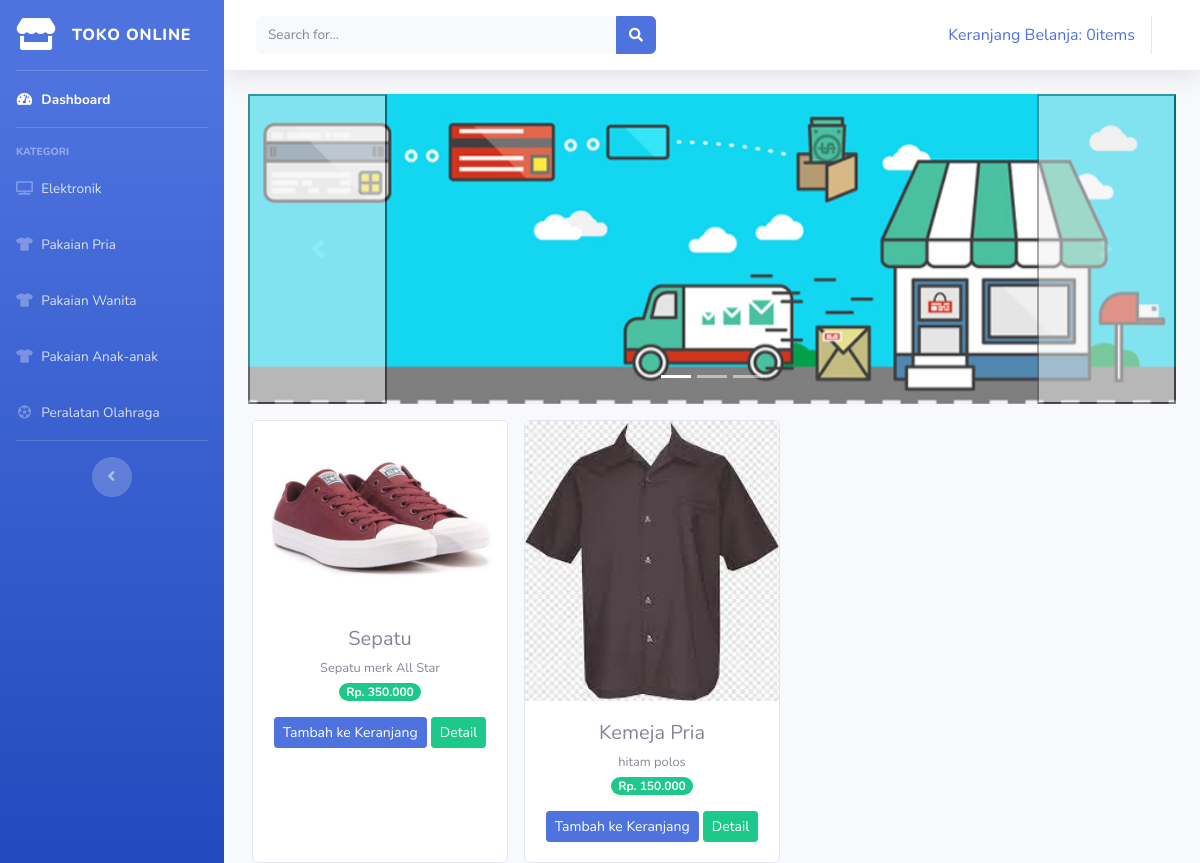
The page /index.php/kategori/pakaian_pria on the database its author committed.
### tables this page shows
CREATE TABLE `tb_barang` (
  `id_brg` int(11) NOT NULL,
  `nama_brg` varchar(120) NOT NULL,
  `keterangan` varchar(225) NOT NULL,
  `kategori` varchar(60) NOT NULL,
  `harga` int(11) NOT NULL,
  `stok` int(4) NOT NULL,
  `gambar` varchar(100) NOT NULL
);

### application/controllers/Kategori.php (called while the page is built, shortened)
<?php
class Kategori extends CI_Controller{
  public function pakaian_pria()
  {
    $data['pakaian_pria'] = $this->model_kategori->data_pakaian_pria()->result();
    $this->load->view('templates/header');
    $this->load->view('templates/sidebar');
    $this->load->view('pakaian_pria', $data);
    $this->load->view('templates/footer');
  }
}
?>

### index.php (called while the page is built, shortened)
<?php
require_once BASEPATH.'core/CodeIgniter.php';

### application/models/Model_kategori.php (called while the page is built, shortened)
<?php
class Model_kategori extends CI_Model{
  public function data_pakaian_pria(){
    return $this->db->get_where("tb_barang",array('kategori'=>'pakaian pria'));
  }
}
?>

### application/views/pakaian_pria.php (the view, shortened to what this page needs)
<div class="container-fluid">
  <div id="carouselExampleIndicators" class="carousel slide" data-ride="carousel">
    <ol class="carousel-indicators">
      <li data-target="#carouselExampleIndicators" data-slide-to="0" class="active"></li>
      <li data-target="#carouselExampleIndicators" data-slide-to="1"></li>
      <li data-target="#carouselExampleIndicators" data-slide-to="2"></li>
    </ol>
    <div class="carousel-inner ">
      <div class="carousel-item active">
        <img src="<?= base_url() . 'assets/img/slider1.jpg' ?>" class="d-block w-100" alt="...">
      </div>
    </div>
    <button class="carousel-control-prev" type="button" data-target="#carouselExampleIndicators" data-slide="prev">
      <span class="carousel-control-prev-icon" aria-hidden="true"></span>
    </button>
    <button class="carousel-control-next" type="button" data-target="#carouselExampleIndicators" data-slide="next">
      <span class="carousel-control-next-icon" aria-hidden="true"></span>
    </button>
  </div>
  <div class="row text-center mt-3">
    <?php foreach ($pakaian_pria as $brg) : ?>
      <div class="card ml-3" style="width: 16rem;">
        <img src="<?= base_url() . 'uploads/' . $brg->gambar ?>" class="card-img-top" alt="...">
        <div class="card-body">
          <h5 class="card-title mb-1"><?= $brg->nama_brg ?></h5>
          <small><?= $brg->keterangan ?></small><br>
          <span class="badge badge-pill badge-success mb-3">Rp. <?= number_format($brg->harga, 0,',','.' )?></span>
          <?= anchor('dashboard/tambah_ke_keranjang/'.$brg->id_brg,'<div class="btn btn-sm btn-primary">Tambah ke Keranjang</div>')?>
          <?= anchor('dashboard/detail/'.$brg->id_brg,'<div class="btn btn-sm btn-success">Detail</div>')?>
        </div>
      </div>
    <?php endforeach; ?>
    </div>
</div>

### rows shown on the page
tb_barang: gambar (picture), nama_brg "Sepatu", keterangan "Sepatu merk All Star", harga "350.000", id_brg "Tambah ke Keranjang", id_brg "Detail"
tb_barang: gambar (picture), nama_brg "Kemeja Pria", keterangan "hitam polos", harga "150.000", id_brg "Tambah ke Keranjang", id_brg "Detail"

### other values the page prints
anchor('dashboard/detail_keranjang/', $keranjang) "Keranjang Belanja: 0items"
